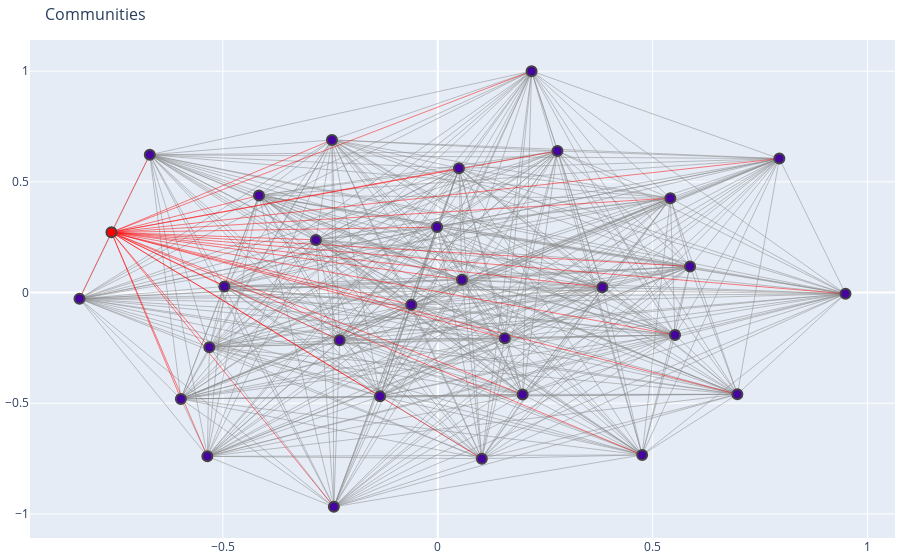

The cell this chart's notebook holds for it:
### Markdown cell above
### Visualization 5 - Visualize the communities
Again like the previous part, we are having some problems with the nature of the graph. Since top heroes are closely connected to each other, we are not able to find communities. Again, the algorithms singles out a particular node to create two separate graphs.

### Code cell
viz.viz5(G1, 30, 'CAPTAIN AMERICA', 'IRON MAN/TONY STARK')

### Figure 1 — Plotly figure (JSON) as saved in the notebook; plotly's stock layout.template omitted (floating-point values rounded to 4 significant figures; data arrays with more than 128 entries replaced by an {"elided": "..."} marker saying what was removed)
{"data": [{"hoverinfo": "none", "line": {"color": "#888", "width": 0.5}, "mode": "lines", "type": "scatter", "x": {"elided": "1218 float values"}, "y": {"elided": "1218 float values"}}, {"hoverinfo": "none", "line": {"color": "red", "width": 0.5}, "mode": "lines", "type": "scatter", "x": [-0.7594, 0.6973, null, -0.7594, -0.8337, null, -0.7594, 0.9489, null, -0.7594, 0.3832, null, -0.7594, 0.1025, null, -0.7594, -0.6702, null, -0.7594, 0.5522, null, -0.7594, 0.4757, null, -0.7594, 0.795, null, -0.7594, 0.2183, null, -0.7594, -0.2418, null, -0.7594, -0.5362, null, -0.7594, 0.2786, null, -0.7594, 0.5413, null, -0.7594, 0.5871, null, -0.7594, -0.4965, null, -0.7594, -0.2836, null, -0.7594, -0.2463, null, -0.7594, -0.5978, null, -0.7594, -0.001693, null, -0.7594, 0.1974, null, -0.7594, -0.1343, null, -0.7594, 0.04925, null, -0.7594, -0.2284, null, -0.7594, -0.5316, null, -0.7594, -0.416, null, -0.7594, 0.1561, null, -0.7594, 0.05637, null, -0.7594, -0.06165, null], "y": [0.2719, -0.4597, null, 0.2719, -0.02842, null, 0.2719, -0.005554, null, 0.2719, 0.02342, null, 0.2719, -0.7505, null, 0.2719, 0.6224, null, 0.2719, -0.1914, null, 0.2719, -0.7335, null, 0.2719, 0.6049, null, 0.2719, 1, null, 0.2719, -0.9682, null, 0.2719, -0.7401, null, 0.2719, 0.6393, null, 0.2719, 0.4262, null, 0.2719, 0.1175, null, 0.2719, 0.02737, null, 0.2719, 0.2377, null, 0.2719, 0.6895, null, 0.2719, -0.4805, null, 0.2719, 0.2955, null, 0.2719, -0.4601, null, 0.2719, -0.4691, null, 0.2719, 0.5609, null, 0.2719, -0.2156, null, 0.2719, -0.2475, null, 0.2719, 0.4386, null, 0.2719, -0.2065, null, 0.2719, 0.05742, null, 0.2719, -0.05578, null]}, {"hoverinfo": "text", "marker": {"color": ["red", "#46039f", "#46039f", "#46039f", "#46039f", "#46039f", "#46039f", "#46039f", "#46039f", "#46039f", "#46039f", "#46039f", "#46039f", "#46039f", "#46039f", "#46039f", "#46039f", "#46039f", "#46039f", "#46039f", "#46039f", "#46039f", "#46039f", "#46039f", "#46039f", "#46039f", "#46039f", "#46039f", "#46039f", "#46039f"], "line": {"width": 2}, "size": 10}, "mode": "markers", "text": ["Scarlet Witch", "Sub-Mariner", "Iceman", "Fury, Col. Nicholas", "Mr. Fantastic", "Hawk", "Vision", "Spider-Man", "Angel", "Cyclops", "Professor X", "Colossus Ii", "Daredevil", "Watson-Parker, Mary", "Iron Man", "Hulk", "Human Torch", "Jameson, J. Jonah", "Captain America", "Nightcrawler", "Wolverine", "Invisible Woman", "Thing", "Thor", "Storm", "Dr. Strange", "Marvel Girl", "Wasp", "Ant-Man", "Beast"], "type": "scatter", "x": [-0.7594, -0.4965, -0.2836, -0.2284, -0.2418, 0.3832, 0.6973, 0.2786, -0.001693, -0.2463, -0.1343, -0.416, -0.5316, -0.06165, -0.8337, 0.5413, 0.2183, 0.05637, 0.9489, 0.1561, -0.5978, -0.5362, 0.795, -0.6702, 0.1974, 0.5871, 0.04925, 0.1025, 0.5522, 0.4757], "y": [0.2719, 0.02737, 0.2377, -0.2156, -0.9682, 0.02342, -0.4597, 0.6393, 0.2955, 0.6895, -0.4691, 0.4386, -0.2475, -0.05578, -0.02842, 0.4262, 1, 0.05742, -0.005554, -0.2065, -0.4805, -0.7401, 0.6049, 0.6224, -0.4601, 0.1175, 0.5609, -0.7505, -0.1914, -0.7335]}], "layout": {"hovermode": "closest", "margin": {"b": 20, "l": 5, "r": 5, "t": 40}, "showlegend": false, "title": {"font": {"size": 16}, "text": "Communities"}}}
